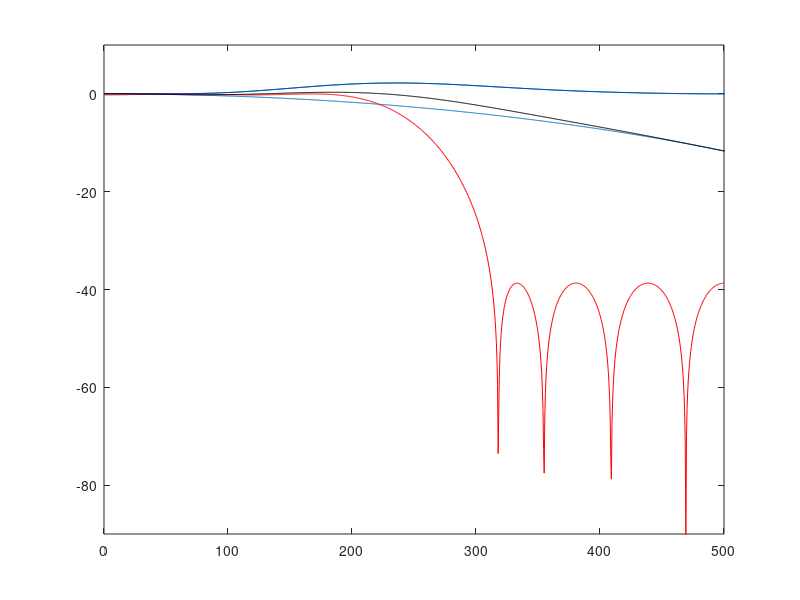

Source code (MATLAB):
fs = 10000;   %sampling frequency in KHz
fn = fs/2;

R = 10;      % Decimation
N = 3;      % Order
M = 1;      % Differential Delay

plotPoints = 1024*R;

fstep = fn/plotPoints;
f = (fstep:fstep:fn)/fs;
num = sin(pi*R*M*f);
den = sin(pi*f);
H = (num./den).^N;

H = H';
H = H./max(H);
H = abs(H);
H = H + 1e-6;
dBH = 20*log10(H);
figure(1)
hold off
plot(f.*fs,dBH);

% Decimated sample rates
frs = fs/R;
frn = frs/2;

% CIC Compensation filter
taps = 11;
order = taps-1;
wc = 0.025:0.05:0.275;
gain = 1./abs(sinc(wc).^3);
wc = [0.025:0.05:0.475];
gain = [ gain(1:(length(gain)-1)) gain((length(gain)-1):-1:1)];
bfilter = remez(order,2*[wc],[gain]);

[Hc,w] = freqz(bfilter,1,plotPoints/R,frs);
% Hc = Hc ./ max(Hc);
Hc = Hc + 1e-6;
figure(1);
hold on
plot(w,20*log10(abs(Hc)),'g'),grid




% Post CIC halfband
taps = 17;
order = taps-1;
delta = 0.0625;
bfilter = remez(order,2*[0 0.25-delta 0.25+delta 0.5],[1 1 0 0]);

[Hb,w] = freqz(bfilter,1,plotPoints/R,frs);
Hb = Hb ./ max(Hb);
Hb = Hb + 1e-6;
figure(1);
hold on
plot(w,20*log10(abs(Hb)),'r'),grid

% Repeat the halfband response across the cic response
% Hsum = Hb .* Hc;
Hsum = Hc;
Hdec = Hsum;
wdec = w;
for k = 2:R
    wdec = [wdec ; (w + (k-1)*frn)];
    if (2*floor(k/2) == k)
        Hdec = [Hdec ; Hsum((plotPoints/R) : -1 : 1)];
    else
        Hdec = [Hdec ; Hsum];    
    end
end

plot(wdec, 20*log10(abs(Hdec)),'b');


% Show the combined response
Hcomb = 20*log10(abs(H)) + 20*log10(abs(Hdec));
plot(wdec, Hcomb, 'k');

axis([0 fn/R -90 10]);
%axis([0 fn -90 10]);

